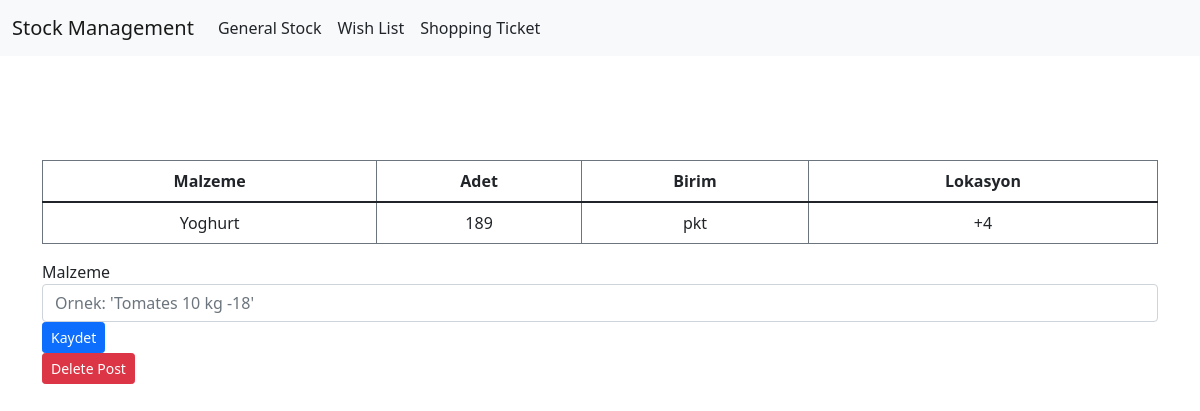
Screenshot of /20/edit_stock with the database file from the repository.
### tables this page shows
CREATE TABLE "stock"
(
    id       INTEGER
        primary key autoincrement,
    tarih    TIMESTAMP default CURRENT_TIMESTAMP not null,
    malzeme  TEXT    not null,
    adet     INTEGER not null,
    birim    TEXT,
    lokasyon TEXT    not null
);

### app.py (the view, shortened to what this page needs)
@app.route('/<int:id>/edit_stock', methods=('GET', 'POST'))
def edit_stock(id):
    item = get_item(id)
    return render_template('edit_stock_adet.html', item=item)

### functions.py (called while the page is built)
def get_db_connection():
    conn = sqlite3.connect('database.db')
    conn.row_factory = sqlite3.Row
    return conn

def get_item(item_id):
    conn = get_db_connection()
    item = conn.execute('SELECT * FROM stock WHERE id = ?',
                        (item_id,)).fetchone()
    conn.close()
    if item is None:
        abort(404)
    return item

### templates/edit_stock_adet.html (shortened to what this page needs)
{% extends 'base.html' %}
{% block body %}
    <div class="container table-responsive">
        <table class="table table-bordered border-secondary table-hover text-center" style="margin-top: 5%">
            <thead>
            <tr>
                <th scope="col">Malzeme</th>
                <th scope="col">Adet</th>
                <th scope="col">Birim</th>
                <th scope="col">Lokasyon</th>
            </tr>
            </thead>
            <tbody>
            <tr>
                <td>{{ item['malzeme'] }}
                </td>
                <td>{{ item['adet'] }}</td>
                <td>{{ item['birim'] }}</td>
                <td>{{ item['lokasyon'] }}</td>
            </tr>
            </tbody>
        </table>
    </div>
    <div class="container">
        <form method="post">
            <div class="form-group">
                <label for="malzeme">Malzeme</label>
                <input type="text" name="malzeme" placeholder="Ornek: 'Tomates 10 kg -18'"
                       class="form-control"
                       value="{{ request.form['malzeme'] }}">
            </div>
            <div class="form-group">
                <button type="submit" class="btn btn-primary btn-sm">Kaydet</button>
            </div>
        </form>
        <form action="{{ url_for('delete_item', id=item['id']) }}" method="POST">
            <input type="submit" value="Delete Post"
                   class="btn btn-danger btn-sm"
                   onclick="return confirm('Are you sure you want to delete this post?')">
        </form>
    </div>
{% endblock %}

### rows the page displays
stock: malzeme "Yoghurt", adet "189", birim "pkt", lokasyon "+4"
